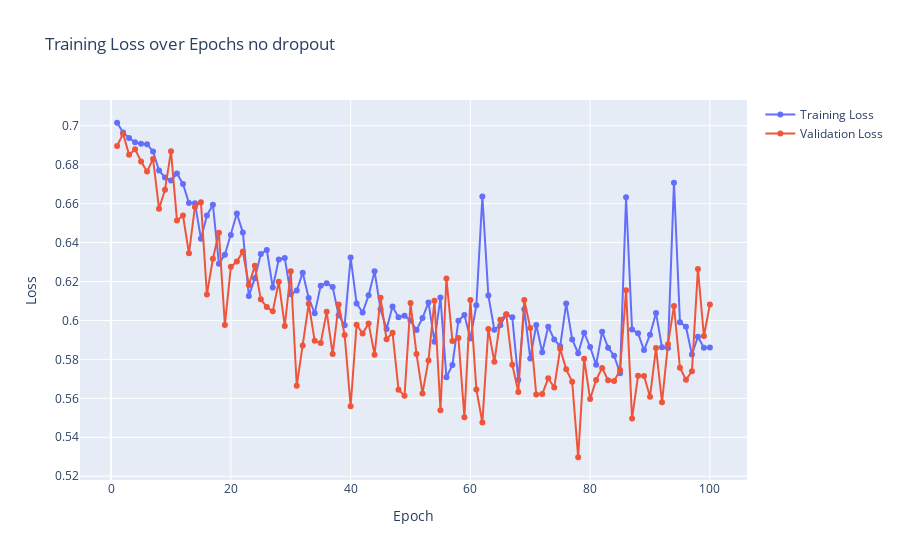
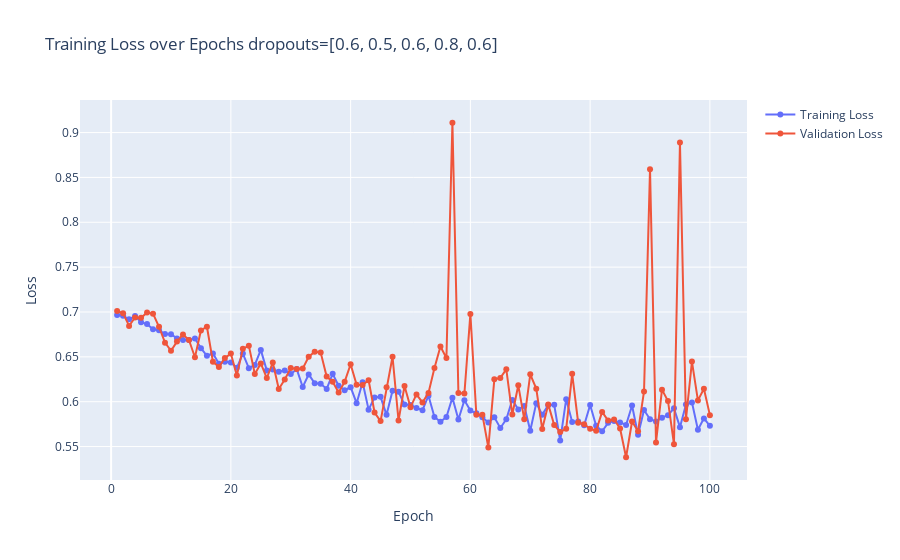
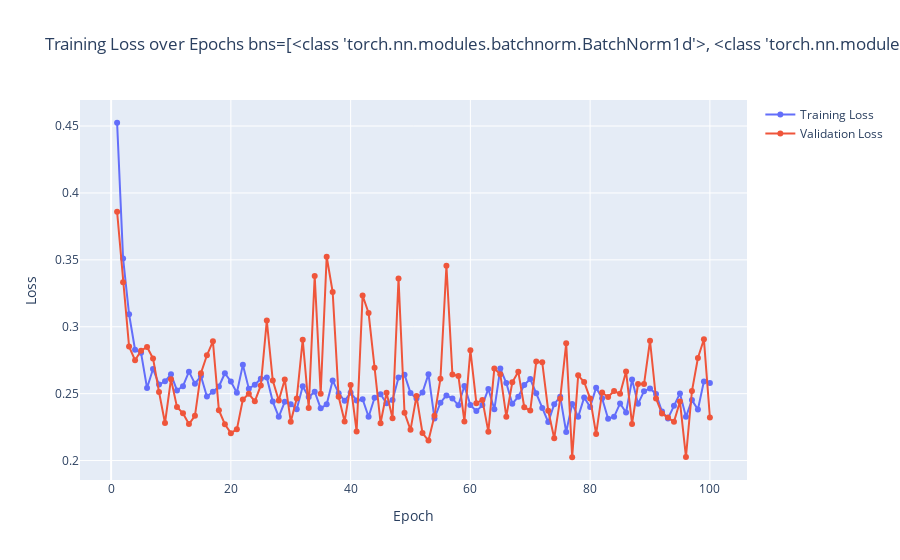
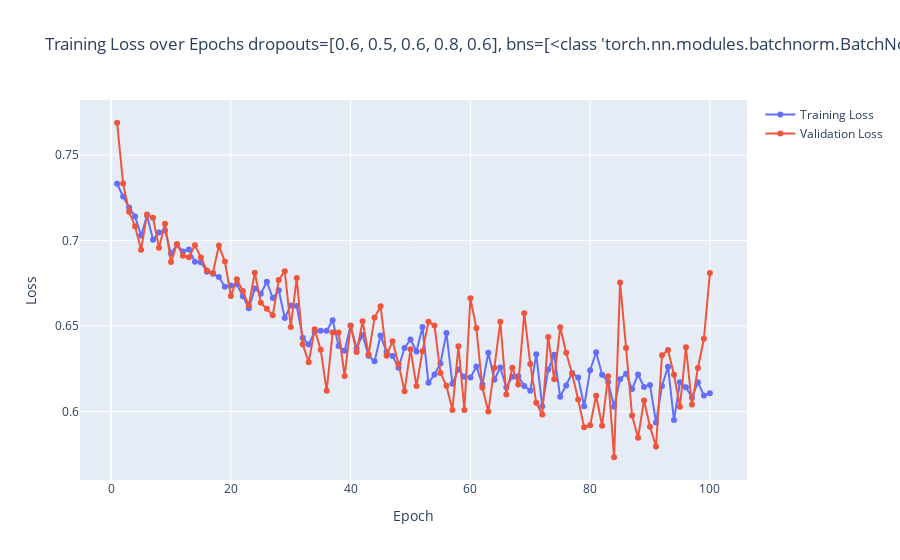

The code cell stored with these charts, in order, in its notebook:
### Code cell
layers = [2, 20, 20, 20, 20, 1]
activations = [nn.ReLU(), nn.ReLU(), nn.ReLU(), nn.ReLU(), nn.Sigmoid()]
dropouts = [0.6, 0.5, 0.6, 0.8, 0.6]

testSingle(
    layers=layers, 
    activations=activations,
    dropouts=dropouts,
    epochs=100, 
    output=False,
    split_ratio=0.8,
    title_addon=f'no dropout',
    )

testSingle(
    layers=layers, 
    activations=activations,
    dropouts=dropouts,
    epochs=100, 
    output=False,
    split_ratio=0.8,
    title_addon=f'{dropouts=}',
    )

bns = [nn.BatchNorm1d, nn.BatchNorm1d, None, nn.BatchNorm1d]
testSingle(
    layers=layers, 
    activations=activations,
    dropouts=None,
    batchnorms=bns,
    epochs=100, 
    output=False,
    split_ratio=0.8,
    title_addon=f'{bns=}',
    )

testSingle(
    layers=layers, 
    activations=activations,
    dropouts=dropouts,
    batchnorms=bns,
    epochs=100, 
    output=False,
    split_ratio=0.8,
    title_addon=f'{dropouts=}, {bns=}',
    )
